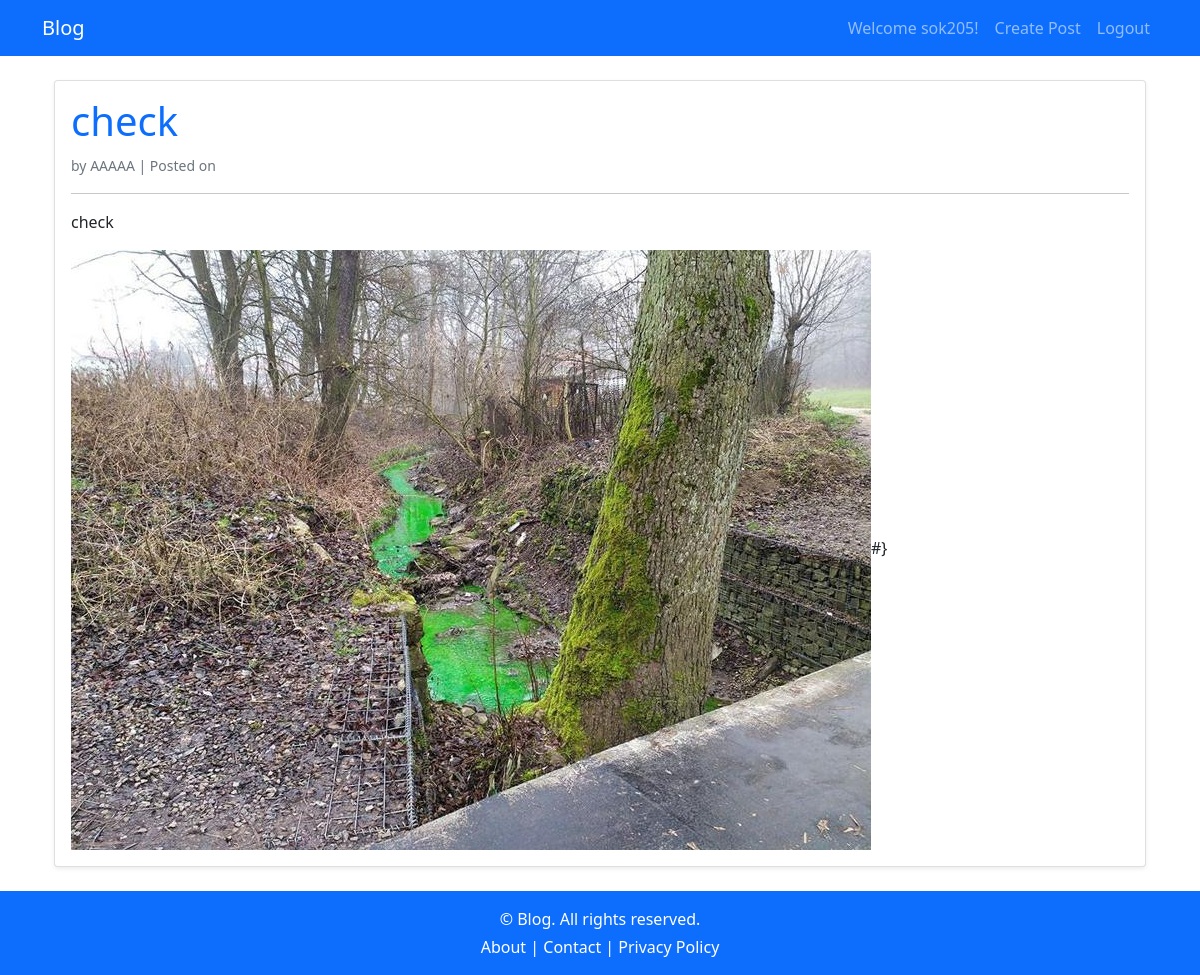
Page /feed/39/ (signed in) on the committed database.
### blog/models.py (models this page shows, shortened)
class Post(models.Model):
    STATUS_CHOICES = [
        ("draft", "Draft"),
        ("published", "Published"),
    ]
    title = models.CharField(max_length=100)
    author = models.ForeignKey("auth.User", on_delete=models.CASCADE)
    content = models.TextField()
    created_at = models.DateTimeField(auto_now_add=True)
    updated_at = models.DateTimeField(auto_now = True)
    status = models.CharField(choices=STATUS_CHOICES, default = "draft", max_length = 10)
    posted_at = models.DateTimeField(blank = True, null = True)
    image = models.ImageField(upload_to = "posts/%Y/%m/%d", null=True, blank=True)
    class Meta:
        db_table = 'posts'

### blog/views.py (the view)
# urls.py: path("feed/<post_id>/", show_post, name="details"),
@login_required()
def show_post(request, post_id):
    post = None
    form_update = None
    post = get_object_or_404(Post, id = post_id, status ="published")
    if request.method == "POST":
        form_update = PostForm(request.POST,request.FILE, instance=post)
        if form_update.is_valid():
            form_update.save()
    if request.user == post.author:
        form_update = PostForm(instance=post)
    return render(request,"blog/details.html",{"post":post,"form_update":form_update})

### blog/templates/blog/details.html
{% extends "blog/Base.html" %}
{% load crispy_forms_tags %}
{% block contents %}
<div class="container mt-4">
    {% if form_update %}
    <div class="card shadow-sm">
        <div class="card-body">
            <h2 class="card-title text-primary">Update Post</h2>
            <form method="post" class="mt-3">
                {% csrf_token %}
                {{ form_update|crispy }}
                <button type="submit" class="btn btn-primary">Update</button>
            </form>
        </div>
    </div>
    {% else %}
    <div class="card shadow-sm">
        <div class="card-body">
            <h1 class="card-title text-primary">{{ post.title }}</h1>
            <p class="text-muted"><small>by {{ post.author }} | Posted on {{ post.posted_at|date }}</small></p>
            <hr>
            <p class="card-text">{{ post.content }}</p>
           {% if post.image %}
             <img src="{{ post.image.url }}" alt="{{ post.title }}" class="img-fluid">#}
           {% endif %}
        </div>
    </div>
    {% endif %}
</div>
{% endblock %}

### blog/templates/blog/Base.html (shortened to what this page needs)
<!DOCTYPE html>
<html lang="en">
<head>
    <link href="https://cdn.jsdelivr.net/npm/bootstrap@5.0.2/dist/css/bootstrap.min.css" rel="stylesheet"
>
</head>
<body>
    <nav class="navbar navbar-expand-lg navbar-dark bg-primary">
        <div class="container">
            <a class="navbar-brand" href={% url 'posts:home' %}>Blog</a>
            <div class="collapse navbar-collapse" id="navbarNav">
                <ul class="navbar-nav ms-auto">
                    {% if not user.is_authenticated %}
                        <li class="nav-item">
                            <a class="nav-link" href="{% url 'posts:register' %}">Register</a>
                        </li>
                        <li class="nav-item">
                            <a class="nav-link" href="{% url 'posts:login' %}">Login</a>
                        </li>
                    {% else %}
                        <li class="nav-item">
                            <a class="nav-link" href="{% url 'posts:user_view' %}">Welcome {{ user.username }}!</a>
                        </li>
                        <li class = "nav-item">
                            <a class="nav-link" href="{% url 'posts:create_post' %}">Create Post</a>
                        </li>
                        <li class = "nav-item">
                            <a class = "nav-link" href="{% url 'posts:user_logout' %}">Logout</a>
                        </li>
                    {% endif %}
                </ul>
            </div>
        </div>
    </nav>
    <div class="container mt-4">
        {% block contents %}{% endblock %}
    </div>
    <footer class="bg-primary text-white text-center py-3 mt-4">
    <div class="container">
        <p class="mb-1">&copy; Blog. All rights reserved.</p>
        <p class="mb-0">
            <a href=# class="text-white text-decoration-none">About</a> |
            <a href=# class="text-white text-decoration-none">Contact</a> |
            <a href=# class="text-white text-decoration-none">Privacy Policy</a>
        </p>
    </div>
</footer>
</body>
</html>

### rows in the picture
Post: title "check", author "AAAAA", content "check", image (picture)

### other values in the picture
{{ user.username }} "sok205"
